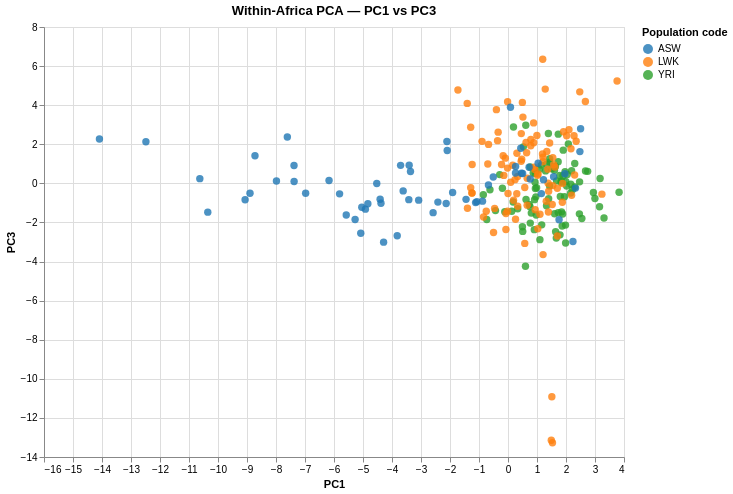

Source (notebook cell):
### Code cell
# Creating PC1 v PC3 chart

chart_afr_pc1v3 = alt.Chart(df_afr).mark_circle(size=55, opacity=0.8).encode(
    x='PC1:Q', y='PC3:Q',
    color=alt.Color('Population code:N',
        scale=alt.Scale(scheme='category10')),
    tooltip=['Sample:N', 'Population name:N']
).properties(
    title='Within-Africa PCA — PC1 vs PC3',
    width=580, height=430).interactive()

chart_afr_pc1v3.save('/Users/tim/bioinformatics-portfolio/01b-genes-and-geography/results/figures/pca_africa_pc1v3.html')
chart_afr_pc1v3

### Figure 1 — Vega-Lite specification as saved in the notebook (floating-point values rounded to 4 significant figures; data arrays with more than 128 entries replaced by an {"elided": "..."} marker saying what was removed)
{"config": {"view": {"continuousWidth": 300, "continuousHeight": 300}}, "data": {"name": "data-0220aa826a286d80140ac7a3115e1afd"}, "mark": {"type": "circle", "opacity": 0.8, "size": 55}, "encoding": {"color": {"field": "Population code", "scale": {"scheme": "category10"}, "type": "nominal"}, "tooltip": [{"field": "Sample", "type": "nominal"}, {"field": "Population name", "type": "nominal"}], "x": {"field": "PC1", "type": "quantitative"}, "y": {"field": "PC3", "type": "quantitative"}}, "height": 430, "params": [{"name": "param_1e9efca18e7a2868", "select": {"type": "interval", "encodings": ["x", "y"]}, "bind": "scales"}], "title": "Within-Africa PCA — PC1 vs PC3", "width": 580, "$schema": "https://vega.github.io/schema/vega-lite/v6.4.1.json", "datasets": {"data-0220aa826a286d80140ac7a3115e1afd": {"elided": "246 records"}}}
